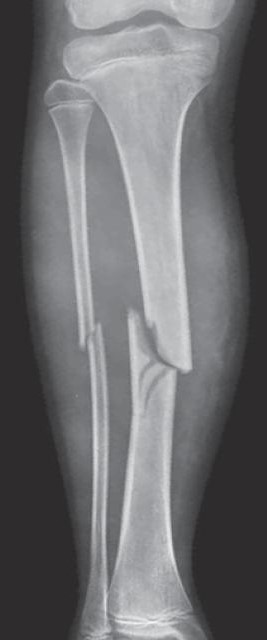
#> input picture images/hueso.jpg, 267 x 640 px
$ python preprocesado.py
#> lines starting #> are read from the running program, lines starting #| are printed output that depends on the picture; after the words box and inside, x2 and y2 are one past the last pixel; in counts of white or black regions, pixels touching at a corner belong together
import numpy as np
from skimage import color, io
from skimage.filters import threshold_otsu
import matplotlib.pyplot as plt


def procesar_imagen(nombre_imagen):
    # Leer la imagen RGB
#> called with nombre_imagen = 'images/hueso.jpg'
    imagen_rgb = io.imread(nombre_imagen)
#> imagen_rgb is the input picture: shape (640, 267, 3); mean R, G, B 109.7, 109.8, 112

    # Verificar que sea una imagen RGB
    if len(imagen_rgb.shape) != 3 or imagen_rgb.shape[2] != 3:
        raise ValueError("La imagen de entrada debe ser una imagen RGB.")

    # Convertir la imagen RGB al espacio de color XYZ
    imagen_xyz = color.rgb2xyz(imagen_rgb / 255.0)  # Escalar a rango [0, 1]
#> imagen_xyz: shape (640, 267, 3) float64; mean of channels 0, 1, 2 0.197, 0.207, 0.233

    # Extraer el canal X
    canal_x = imagen_xyz[:, :, 0]
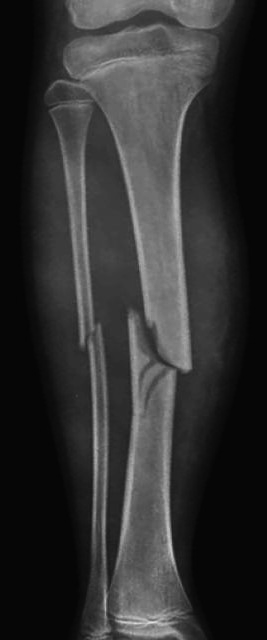
#> canal_x: shape (640, 267) float64; min 0.0202, max 0.9, mean 0.197

    # Calcular el umbral con el método de Otsu
    umbral = threshold_otsu(canal_x)
#> umbral = 0.256

    # Binarizar la imagen
    f_plantilla = (canal_x > umbral).astype(np.uint8)
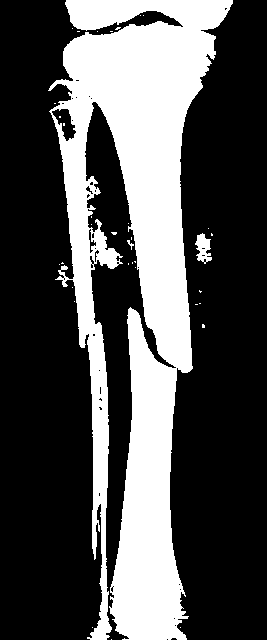
#> f_plantilla: shape (640, 267); values 0 (black) and 1 (white), 31.4% white; 35 white regions (32 under 20 px), largest, box (x1, y1, x2, y2) and area: (48, 0, 233, 640) 53228, (195, 233, 212, 264) 312, (127, 240, 134, 250) 24

    # Multiplicar el canal X por la máscara binaria
    imagen_procesada = ((canal_x * 255).astype(np.uint8) * f_plantilla)
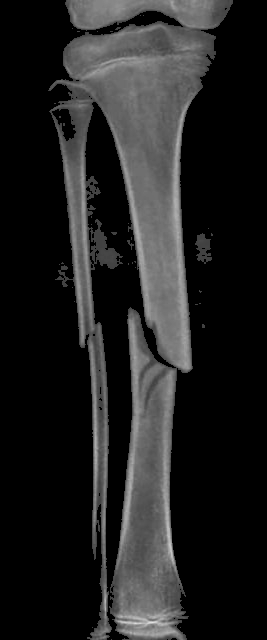
#> imagen_procesada: shape (640, 267); min 0, max 229, mean 33.4

    # Mostrar la imagen final procesada
    plt.figure(figsize=(10, 10))
    plt.imshow(imagen_procesada, cmap='gray')
    plt.title('Imagen Final Procesada')
    plt.axis('off')
    plt.show()

    return imagen_procesada


procesar_imagen('images/hueso.jpg')
